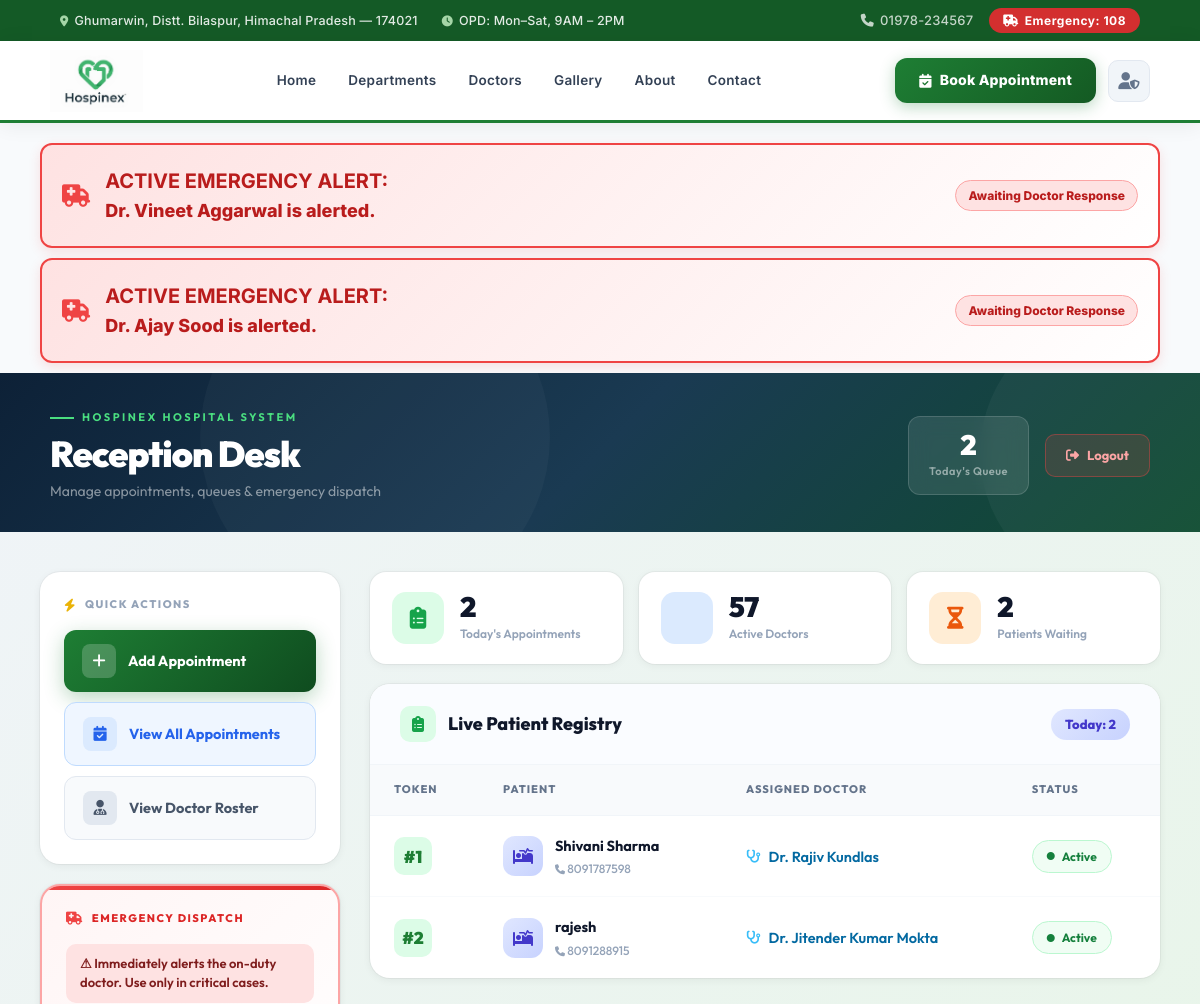
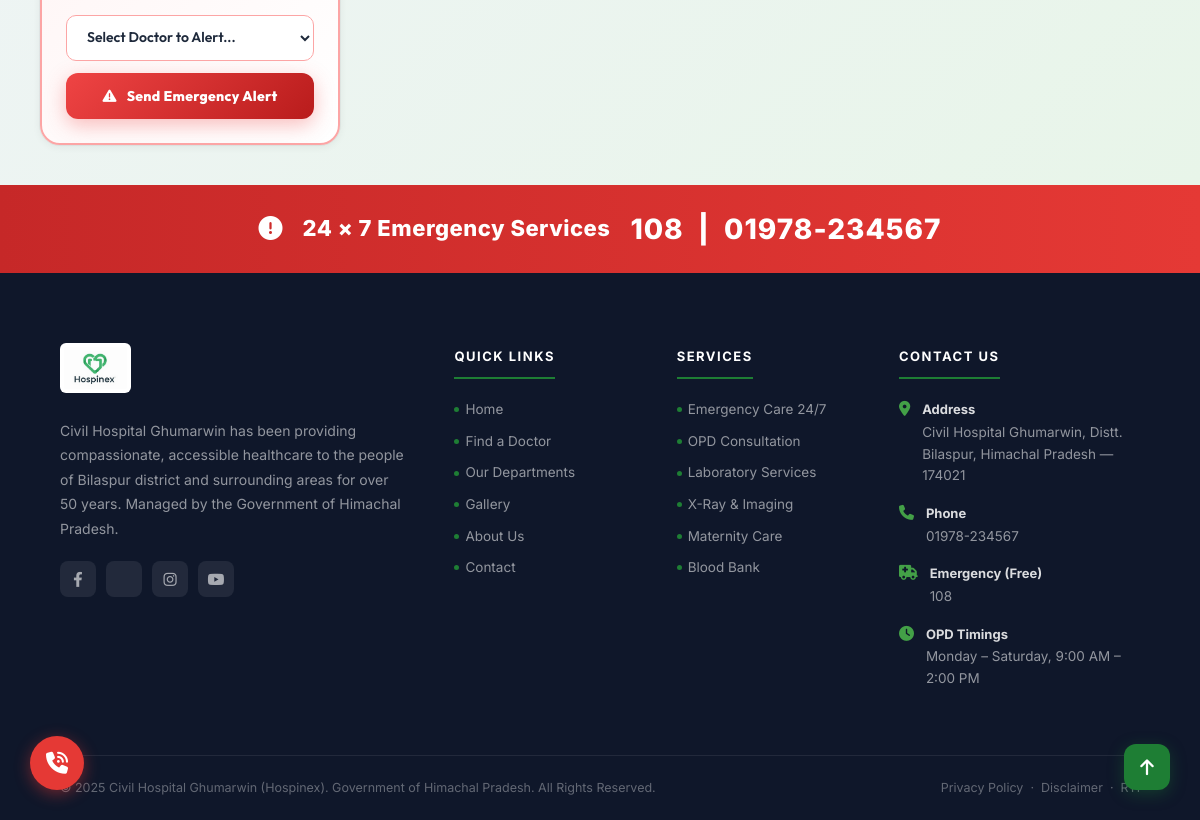
/receptionist/dashboard/ (signed in), run on the app's committed database (2 pictures, top to bottom).
### doctors/models.py (models this page shows, shortened)
class EmergencyAlert(models.Model):
    STATUS_CHOICES = [
        ('pending', 'Pending'),
        ('seen', 'Seen'),
        ('resolved', 'Resolved')
    ]
    doctor = models.ForeignKey(User, on_delete=models.CASCADE, limit_choices_to={'is_staff': True})
    patient_name = models.CharField(max_length=100)
    patient_phone = models.CharField(max_length=20)
    message = models.TextField()
    status = models.CharField(choices=STATUS_CHOICES, default='pending', max_length=20)
    created_at = models.DateTimeField(default=timezone.now)

class Appointment(models.Model):
    STATUS_CHOICES = [
        ('waiting', 'Waiting'),
        ('in_progress', 'In Progress'),
        ('completed', 'Completed'),
        ('cancelled', 'Cancelled'),
    ]
    TIME_SLOTS = [
        ('09:00 AM', '09:00 AM'), ('10:00 AM', '10:00 AM'),
        ('11:00 AM', '11:00 AM'), ('12:00 PM', '12:00 PM'),
        ('02:00 PM', '02:00 PM'), ('03:00 PM', '03:00 PM'),
        ('04:00 PM', '04:00 PM')
    ]
    doctor = models.ForeignKey(Doctor, on_delete=models.CASCADE)
    patient_name = models.CharField(max_length=100)
    patient_email = models.EmailField(max_length=254)
    patient_phone = models.CharField(max_length=15)
    appointment_date = models.DateField()
    time_slot = models.CharField(max_length=20, choices=TIME_SLOTS, default='09:00 AM')
    disease = models.CharField(max_length=200, default="Not Specified")
    queue_number = models.PositiveIntegerField(blank=True, null=True)
    is_emergency = models.BooleanField(default=False)
    status = models.CharField(choices=STATUS_CHOICES, default='waiting', max_length=20)
    created_at = models.DateTimeField(auto_now_add=True)
    class Meta:
        ordering = ['appointment_date', 'queue_number']

class Doctor(models.Model):
    user = models.OneToOneField(User, on_delete=models.CASCADE, limit_choices_to={'is_staff': True})
    photo = models.ImageField(upload_to='doctors/', blank=True, null=True)
    specialization = models.CharField(blank=True, max_length=100)
    experience = models.PositiveIntegerField(blank=True, null=True)
    bio = models.TextField(blank=True)

### doctors/views.py (the view)
# urls.py: path("receptionist/dashboard/", views.receptionist_dashboard, name="receptionist_dashboard"),
@login_required(login_url="receptionist_login")
def receptionist_dashboard(request):
    doctors = User.objects.filter(is_staff=True, doctor__isnull=False)
    today = timezone.now().date()
    appointments = Appointment.objects.filter(appointment_date=today).order_by('-created_at')
    active_emergencies = EmergencyAlert.objects.filter(status='pending').order_by('-created_at')
    return render(
        request,
        "receptionist/dashboard.html",
        {
            "doctors": doctors,
            "appointments": appointments,
            "active_emergencies": active_emergencies
        }
    )

### templates/receptionist/dashboard.html (shortened to what this page needs)
{% extends "base.html" %}
{% load static %}
{% block content %}
{% if active_emergencies %}
    <div style="padding: 0 40px; margin-top: 20px;">
        {% for emergency in active_emergencies %}
            <div style="background: linear-gradient(135deg, #fee2e2, #fff); border: 2px solid #ef4444; color: #b91c1c; padding: 20px; border-radius: 12px; font-weight: 800; font-size: 18px; display: flex; align-items: center; justify-content: space-between; gap: 15px; box-shadow: 0 4px 12px rgba(239, 68, 68, 0.15); margin-bottom: 10px;">
                <div style="display: flex; align-items: center; gap: 15px;">
                    <i class="fa-solid fa-truck-medical fa-lg fa-beat" style="color:#ef4444;"></i>
                    <div>
                    <strong style="display: block; font-size: 20px;">ACTIVE EMERGENCY ALERT:</strong>
                    Dr. {{ emergency.doctor.get_full_name|default:emergency.doctor.username }} is alerted.
                    </div>
                </div>
                <span style="font-size: 12px; background: #fee2e2; padding: 5px 12px; border-radius: 20px; border: 1px solid #fca5a5;">Awaiting Doctor Response</span>
            </div>
        {% endfor %}
    </div>
{% endif %}
<div class="dash-root">
<div class="dash-root">
    <div class="dash-hero">
        <div class="hero-left">
            <div class="hero-label">Hospinex Hospital System</div>
            <h1 class="hero-title">Reception Desk</h1>
            <p class="hero-subtitle">Manage appointments, queues &amp; emergency dispatch</p>
        </div>
        <div class="hero-right">
            <div class="hero-stat-chip">
                <div class="num">{{ appointments|length }}</div>
                <div class="lbl">Today's Queue</div>
            </div>
            <a href="{% url 'receptionist_logout' %}" class="logout-btn-hero">
                <i class="fa-solid fa-right-from-bracket"></i> Logout
            </a>
        </div>
    </div>
    <div class="dash-body">
        <div class="sidebar-col">
            <div class="panel-card">
                <div class="panel-heading">
                    <i class="fa-solid fa-bolt" style="color:#eab308;"></i>
                    Quick Actions
                </div>
                <a href="{% url 'add_appointment' %}" class="action-btn action-btn-primary">
                    <div class="btn-icon"><i class="fa-solid fa-plus"></i></div>
                    Add Appointment
                </a>
                <a href="{% url 'receptionist_appointments' %}" class="action-btn action-btn-blue">
                    <div class="btn-icon"><i class="fa-solid fa-calendar-check"></i></div>
                    View All Appointments
                </a>
                <a href="{% url 'doctor_list' %}" class="action-btn action-btn-slate">
                    <div class="btn-icon"><i class="fa-solid fa-user-doctor"></i></div>
                    View Doctor Roster
                </a>
            </div>
            <div class="panel-card emergency-panel">
                <div class="panel-heading">
                    <i class="fa-solid fa-truck-medical" style="color:#ef4444;"></i>
                    Emergency Dispatch
                </div>
                <p style="font-size:13px; color:#7f1d1d; background:#fee2e2; padding:10px 14px; border-radius:10px; margin-bottom:16px; font-weight:600; line-height:1.5;">
                    ⚠ Immediately alerts the on-duty doctor. Use only in critical cases.
                </p>
                <form method="post" action="{% url 'send_emergency' %}" id="emergencyForm">
                    <select name="doctor_id" class="emrg-select" required>
                        <option value="" disabled selected>Select Doctor to Alert...</option>
                    </select>
                    <button type="submit" class="emrg-dispatch-btn" onclick="return confirm('⚠ Send EMERGENCY alert to this doctor?')">
                        <i class="fa-solid fa-triangle-exclamation fa-beat"></i>
                        Send Emergency Alert
                    </button>
                </form>
            </div>
        </div>
        <div class="main-col">
            <div class="stats-bar">
                <div class="stat-item">
                    <div class="stat-icon green"><i class="fa-solid fa-clipboard-list"></i></div>
                    <div>
                        <div class="stat-val">{{ appointments|length }}</div>
                        <div class="stat-label">Today's Appointments</div>
                    </div>
                </div>
                <div class="stat-item">
                    <div class="stat-icon blue"></div>
                    <div>
                        <div class="stat-val">{{ doctors|length }}</div>
                        <div class="stat-label">Active Doctors</div>
                    </div>
                </div>
                <div class="stat-item">
                    <div class="stat-icon orange"><i class="fa-solid fa-hourglass-half"></i></div>
                    <div>
                        <div class="stat-val">{{ appointments|length }}</div>
                        <div class="stat-label">Patients Waiting</div>
                    </div>
                </div>
            </div>
            <div class="registry-panel">
                <div class="registry-title-bar">
                    <h2>
                        <i class="fa-solid fa-clipboard-list"></i>
                        Live Patient Registry
                    </h2>
                    <span class="count-chip">Today: {{ appointments|length }}</span>
                </div>
                <table class="live-table">
                    <thead>
                        <tr>
                            <th>Token</th>
                            <th>Patient</th>
                            <th>Assigned Doctor</th>
                            <th>Status</th>
                        </tr>
                    </thead>
                    <tbody>
                        {% for appointment in appointments %}
                        <tr>
                            <td>
                                <div class="token-badge">#{{ forloop.counter }}</div>
                            </td>
                            <td>
                                <div class="patient-cell">
                                    <div class="patient-av"><i class="fa-solid fa-bed-pulse"></i></div>
                                    <div>
                                        <div class="patient-name">{{ appointment.patient_name }}</div>
                                        <div style="font-size:12px; color:#94a3b8; font-weight:500; margin-top:2px;">
                                            <i class="fa-solid fa-phone" style="font-size:10px;"></i>
                                            {{ appointment.patient_phone|default:"—" }}
                                        </div>
                                    </div>
                                </div>
                            </td>
                            <td>
                                {% if appointment.doctor %}
                                    <div class="doc-chip">
                                        <i class="fa-solid fa-stethoscope"></i>
                                        Dr. {{ appointment.doctor.user.get_full_name|default:appointment.doctor.user.username }}
                                    </div>
                                {% else %}
                                    <span style="background:#fee2e2; color:#dc2626; padding:5px 12px; border-radius:20px; font-size:12px; font-weight:700;">
                                        <i class="fa-solid fa-circle-xmark"></i> Unassigned
                                    </span>
                                {% endif %}
                            </td>
                            <td>
                                <span class="active-chip">
                                    <i class="fa-solid fa-circle" style="font-size:8px; animation: pulse-dot 1.5s infinite;"></i>
                                    Active
                                </span>
                            </td>
                        </tr>
                        {% endfor %}
                    </tbody>
                </table>
            </div>
        </div>
    </div>
</div>
{% endblock %}

### templates/base.html (style rules this page uses)
:root { --green-primary: #1e7e34; --green-dark: #145a26; --green-light: #e8f5e9; --green-accent: #43a047; --white: #ffffff; --gray-50: #f8fafc; --gray-100: #f1f5f9; --gray-200: #e2e8f0; --gray-400: #94a3b8; --gray-500: #64748b; --gray-700: #334155; --gray-900: #0f172a; --shadow-sm: 0 1px 3px rgba(0,0,0,0.08); --shadow-md: 0 4px 16px rgba(0,0,0,0.08); --shadow-lg: 0 10px 40px rgba(0,0,0,0.10); --transition: all 0.25s cubic-bezier(0.4, 0, 0.2, 1); --radius: 12px; }
* { box-sizing: border-box; margin: 0; padding: 0; }
body { font-family: 'Inter', 'Poppins', sans-serif; background: var(--gray-50); color: var(--gray-700); line-height: 1.6; }

### data on the page
EmergencyAlert: doctor.get_full_name "Vineet Aggarwal"
EmergencyAlert: doctor.get_full_name "Ajay Sood"
Appointment: patient_name "Shivani Sharma", patient_phone "8091787598", doctor.user.get_full_name "Rajiv Kundlas"
Appointment: patient_name "rajesh", patient_phone "8091288915", doctor.user.get_full_name "Jitender Kumar Mokta"

### other printed values
{{ appointments|length }} "2"
{{ doctors|length }} "57"
